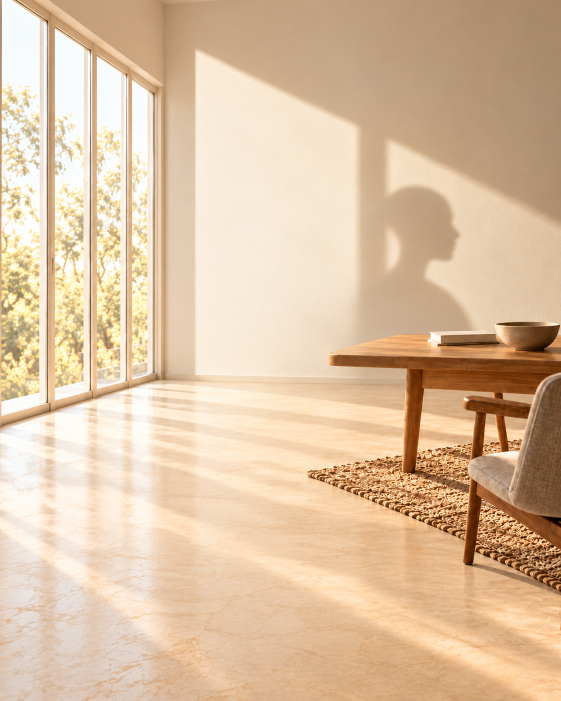
#> input picture Synapshot_Paper_Landing_Kit_v6/assets/wide outpaint og ref.png, 1122 x 1402 px (shown at 1/2 size); its folder holds 7 pictures in this run
$ python prepare_living_scene.py
#> lines starting #> are read from the running program, lines starting #| are printed output that depends on the picture
"""Prepare the supplied v6 layers; preserve their proportions and original files."""
from pathlib import Path
import json
from PIL import Image, ImageOps

ROOT = Path(__file__).resolve().parents[1]
PACK = ROOT / "Synapshot_Paper_Landing_Kit_v6" / "assets"
OUT = ROOT / "web" / "public" / "scene" / "v6"


def main():
    OUT.mkdir(parents=True, exist_ok=True)
    # Selected by inspecting every supplied image, not the old manifest.
    room = PACK / "wide outpaint og ref.png"
    source = Image.open(room).convert("RGB")
#> source is the input picture: PIL image 1122x1402 RGB; mean R, G, B 221.1, 192.9, 162.6
    assert source.size == (1122, 1402)
    # Copy only unobstructed floor, alternating its vertical direction so the edge pixels
    # match at each join. All original architecture, furniture and silhouette stay intact.
    floor = source.crop((0, 1202, 1122, 1402))
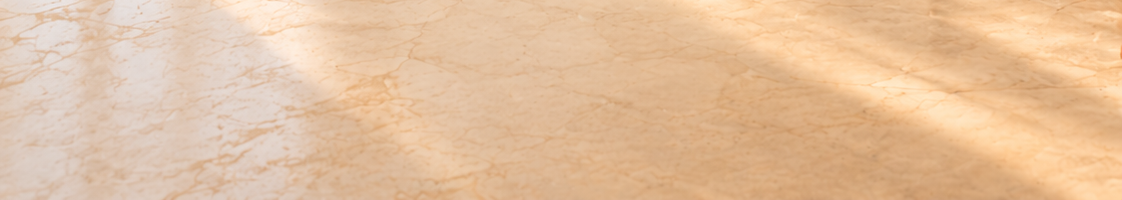
#> floor: PIL image 1122x200 RGB; mean R, G, B 228.2, 192.7, 159.2
    extended = Image.new("RGB", (1122, 1802))
#> extended: PIL image 1122x1802 RGB; every value is 0
    extended.paste(source, (0, 0))
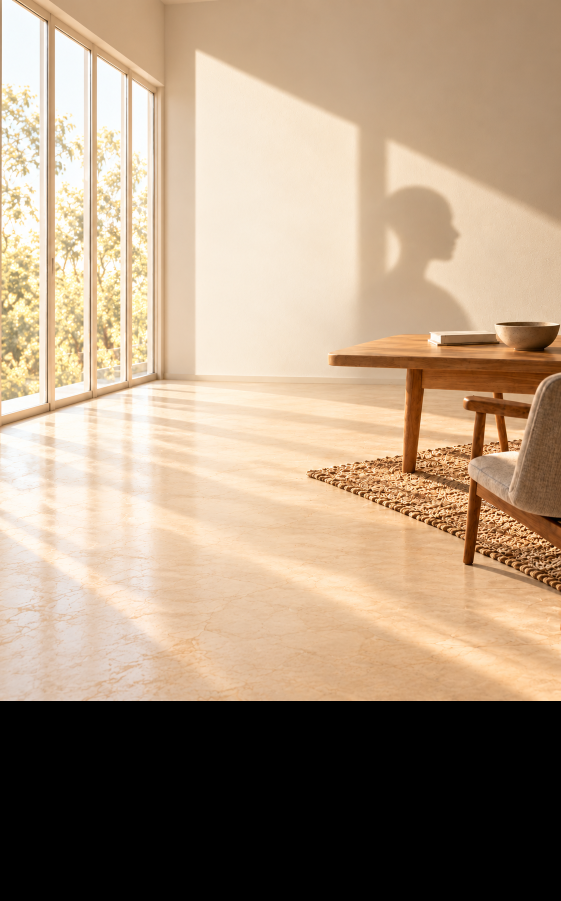
#> extended: PIL image 1122x1802 RGB (shown at 1/2 size); mean R, G, B 172, 150.1, 126.5
    extended.paste(ImageOps.flip(floor), (0, 1402))
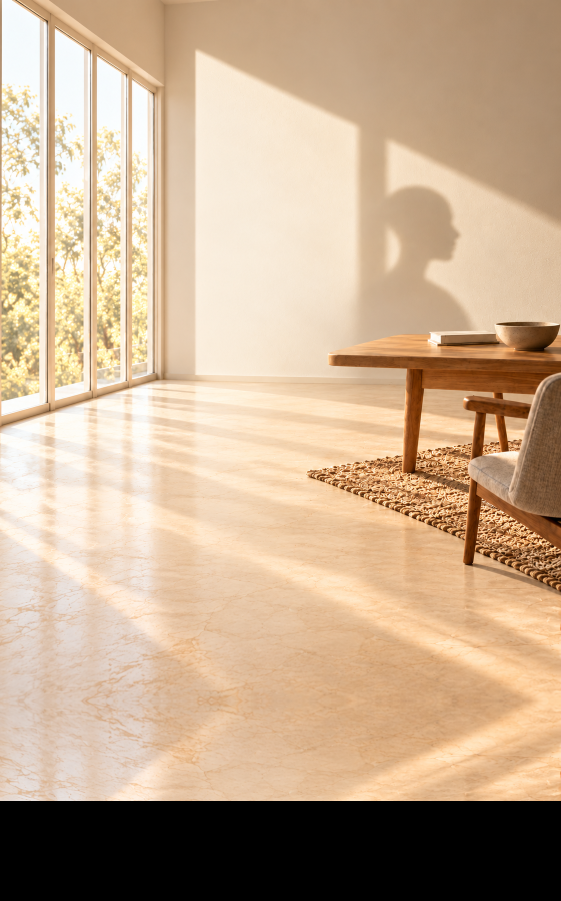
#> extended: PIL image 1122x1802 RGB (shown at 1/2 size); mean R, G, B 197.4, 171.4, 144.2
    extended.paste(floor, (0, 1602))
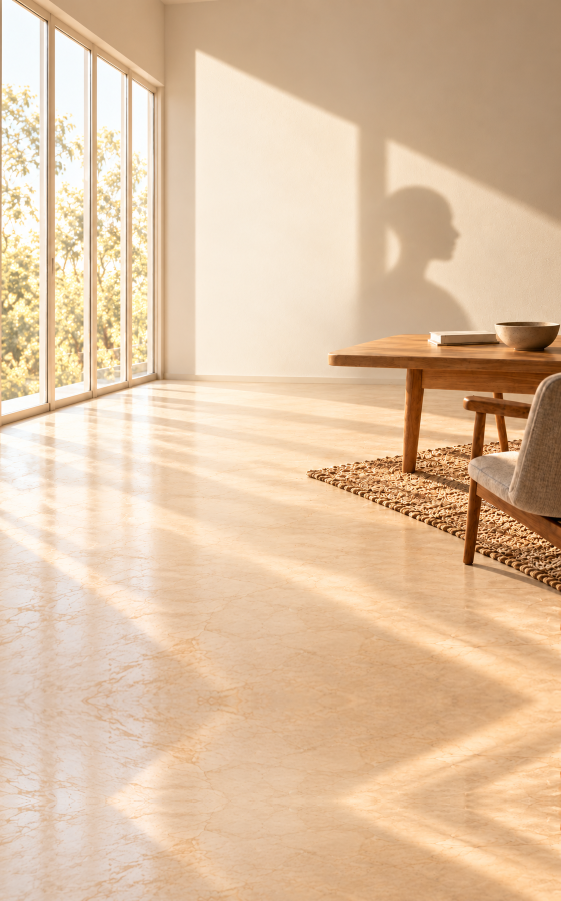
#> extended: PIL image 1122x1802 RGB (shown at 1/2 size); mean R, G, B 222.7, 192.8, 161.8
    assert extended.crop((0, 0, 1122, 1402)).tobytes() == source.tobytes()
    extended.save(OUT / "room-og-extended.webp", quality=94, method=6)
    Image.open(PACK / "curtain_overlay.png").save(OUT / "curtain.webp", quality=88, method=6)
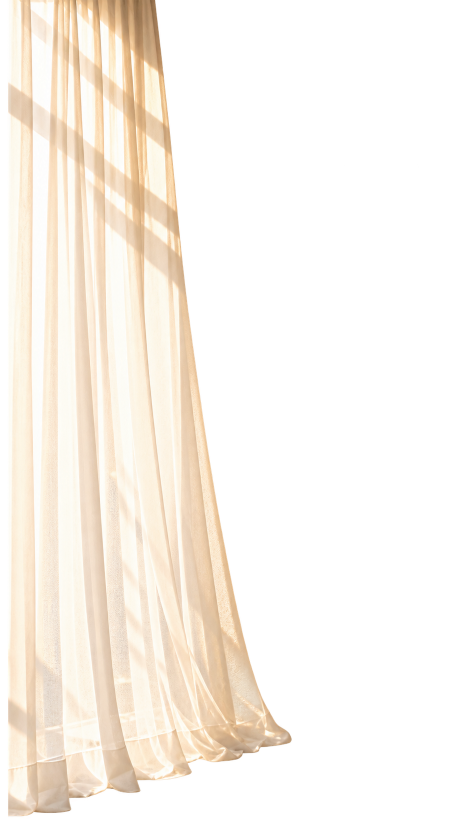
#> input picture Synapshot_Paper_Landing_Kit_v6/assets/curtain_overlay.png, 941 x 1672 px (shown at 1/2 size)
    # Remove the separate bowl from the supplied plant sheet. The room already has one.
    Image.open(PACK / "plant_overlay.png").crop((490, 0, 941, 1420)).save(
        OUT / "plant.webp", quality=90, method=6)
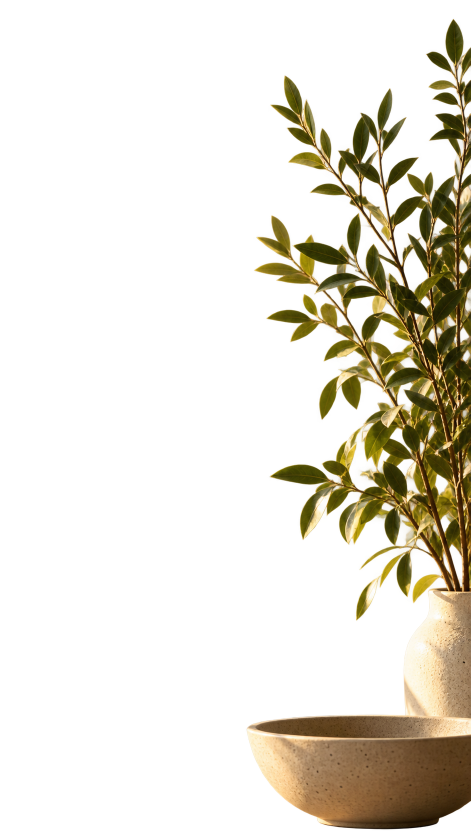
#> input picture Synapshot_Paper_Landing_Kit_v6/assets/plant_overlay.png, 941 x 1672 px (shown at 1/2 size)
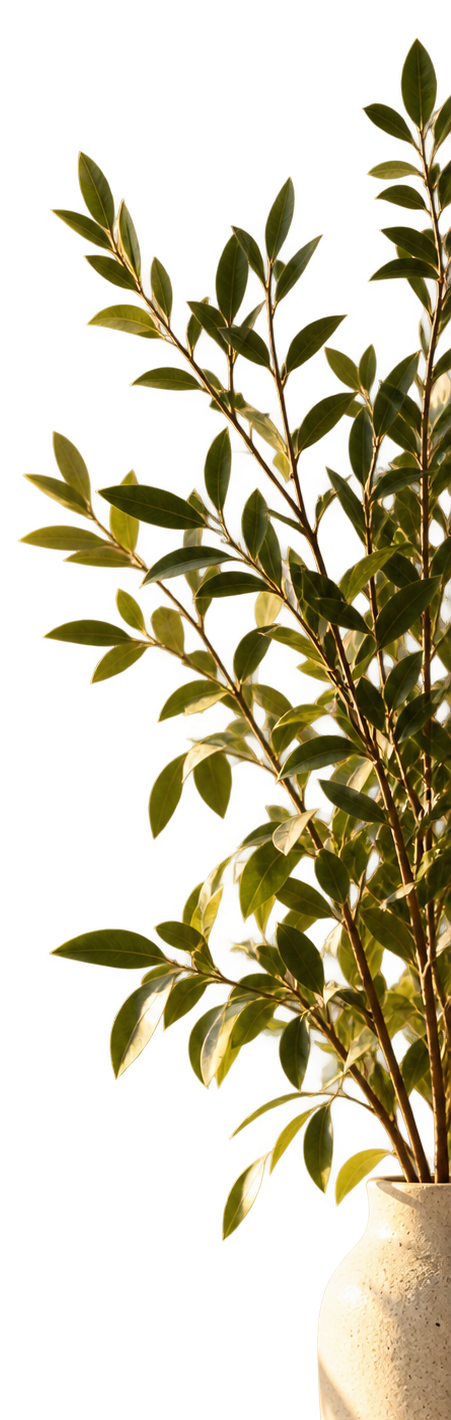
#> saved as plant.webp: PIL image 451x1420 RGBA; mean R, G, B, A 57, 48.3, 17.2, 91.6; transparent parts drawn white
#> (the run stopped early here; a loop or call above may not have finished)
